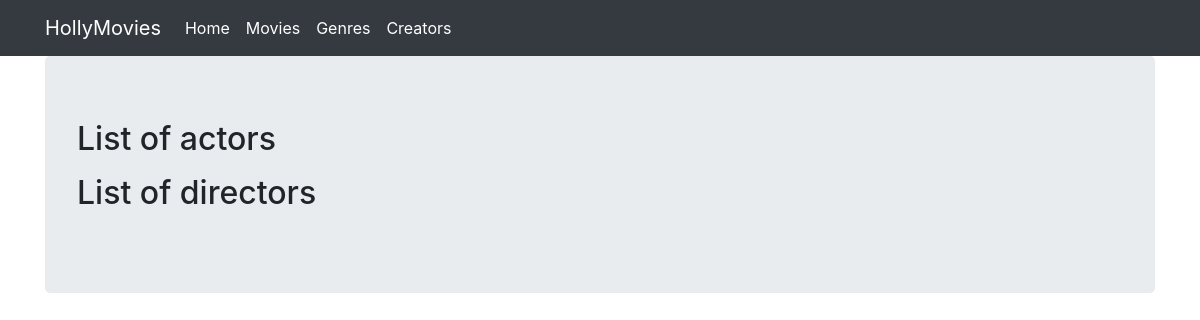
The app's page /creators/, older data.
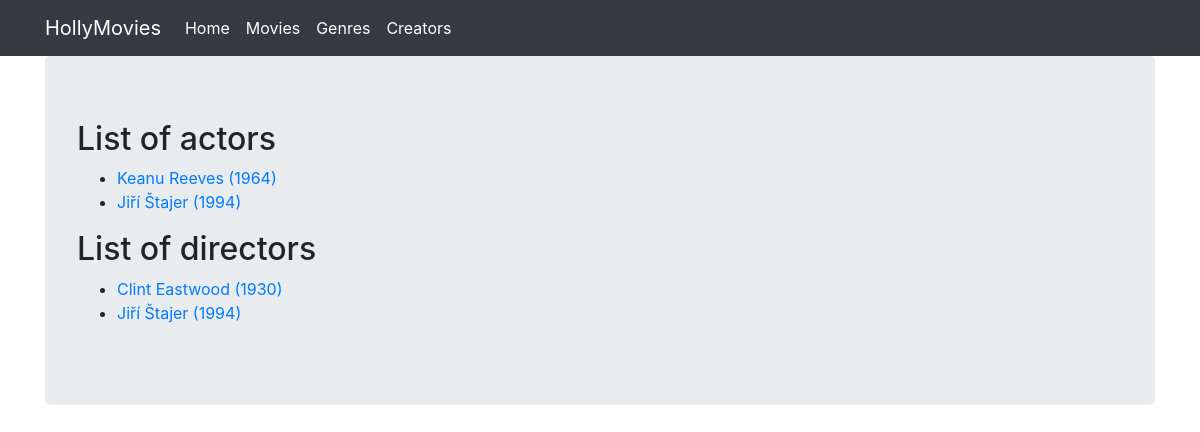
The same page, newer data.
### viewer/models.py (models this page shows, shortened)
class People(Model):
    name = CharField(max_length=32)
    surname = CharField(max_length=32)
    date_of_birth = DateField(null=True, blank=True)
    date_of_death = DateField(null=True, blank=True)
    place_of_birth = CharField(max_length=64, null=True, blank=True)
    place_of_death = CharField(max_length=64, null=True, blank=True)
    country = ForeignKey(Country, null=True, on_delete=SET_NULL)
    biography = TextField(null=True, blank=True)
    class Meta:
        ordering = ['surname', 'name', 'date_of_birth']
        verbose_name_plural = 'People'
    def __str__(self):
        return f"{self.name} {self.surname} ({self.date_of_birth.year})"

### viewer/views.py (the view)
# urls.py: path('creators/', CreatorsTemplateView.as_view(), name='creators'),
class CreatorsTemplateView(TemplateView):
    template_name = "creators.html"
    def get_context_data(self, **kwargs):
        context = super().get_context_data(**kwargs)
        context["creators"] = People.objects.all()
        return context

### viewer/Templates/creators.html
{% extends "base.html" %}
{% block content %}
<h2>List of actors</h2>
<ul>
    {% for actor in creators %}
    {% if actor.acts.all.count %}
        <li>
          <a href="{%url 'creator' actor.id %}">{{ actor }} </a>
        </li>
    {% endif %}
    {% endfor %}
</ul>
<h2>List of directors</h2>
<ul>
    {% for director in creators %}
    {% if director.directs.all.count %}
        <li>
          <a href="{%url 'creator' director.id %}">{{ director }} </a>
        </li>
    {% endif %}
    {% endfor %}
</ul>
{% endblock %}

Row changes from the older to the newer data that the page shows:
added People: name+surname+date_of_birth "Keanu Reeves (1964)", shown under "List of actors"
added People: name+surname+date_of_birth "Jiří Štajer (1994)"
added People: name+surname+date_of_birth "Clint Eastwood (1930)", shown under "List of directors"
